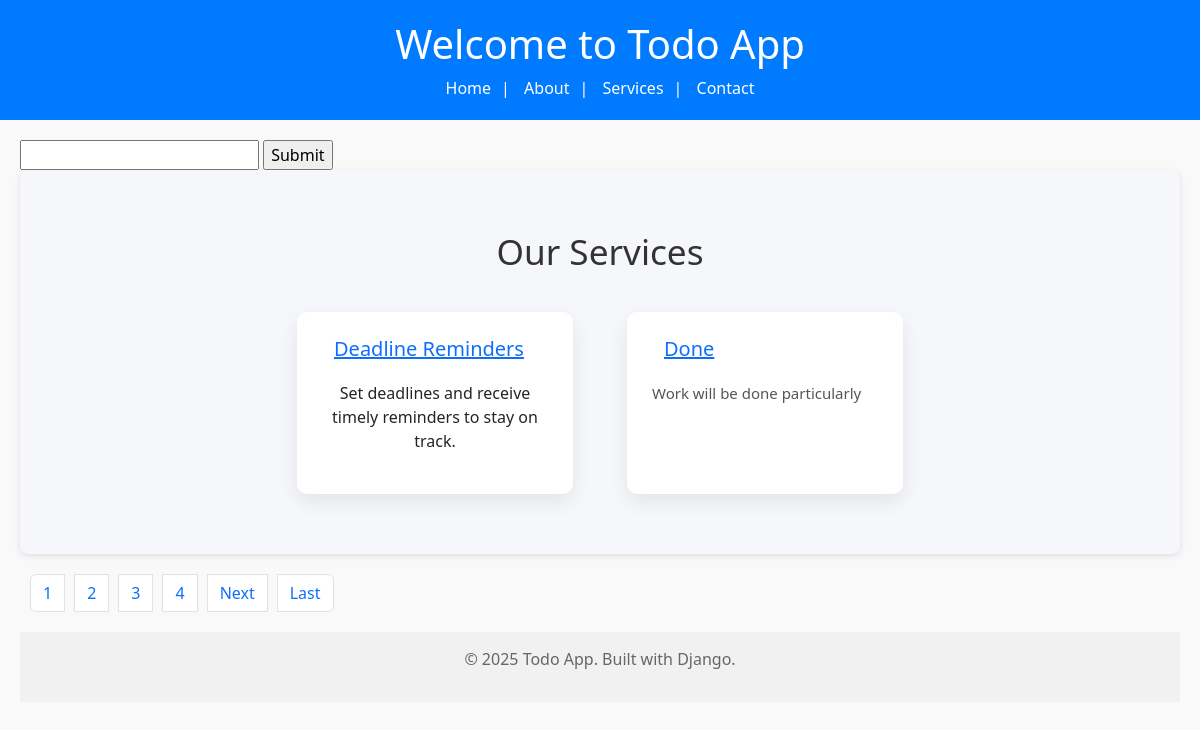
The app's page /service/ with its own data.
### service/models.py (models this page shows)
class Service(models.Model):
    service_icon=models.CharField(max_length=50)
    service_title=models.CharField(max_length=50)
    service_des=HTMLField()
    slug=AutoSlugField(unique=True,populate_from="service_title",null=True,default=None)

### learn/views.py (the view)
# urls.py: path('service/', views.service_view, name='service'),
def service_view(request):
    servicesData=Service.objects.all().order_by('service_title')
    paginator=Paginator(servicesData,2)
    page_number=request.GET.get('page')
    ServiceDataFinal=paginator.get_page(page_number)
    totalpage=ServiceDataFinal.paginator.num_pages
    if request.method=="GET":
        st=request.GET.get('servicename')
        if st!=None:
            servicesData=Service.objects.filter(service_title__icontains=st)
    data={
        'servicesData':ServiceDataFinal,
        'lastpage':totalpage,
        'totalpagelist':[n+1 for n in range (totalpage)]
    }
    return render(request, 'service.html',data)

### templates/service.html (shortened to what this page needs)
{% load static %}
{% include "header.html" %}
<!DOCTYPE html>
<html lang="en">
<head>
    <link rel="stylesheet" href="{% static 'css/style.css' %}">
</head>
<body>
    <main>
        <div class="col-12">
            <form method ="get">
                <input type="text" name="servicename" value=""/>
                <input type="submit" name="Search"/>
            </form>
        </div>
<section>
    <h3>Our Services</h3>
    <div class="row">
        {% for n in servicesData %}
        <div class="col-lg-4 col-md-6">
            <div class="single-feature mb-30">
                <div class="title">
                    <h4><a href="#">{{ n.service_title }}</a></h4>
                </div>
                <p>{{ n.service_des|safe }}</p>
            </div>
        </div>
        {% endfor %}
    </div>
</section>
<nav aria-label="...">
  <ul class="pagination">
    {%for n in totalpagelist%}
    <li class="page-item"><a class="page-link" href="/service/?page={{n}}">{{n}}</a></li>
    {%endfor%}
    {% if servicesData.has_next %}
     <li class="page-item">
      <a class="page-link" href="/service/?page={{servicesData.next_page_number}}">Next</a>
    </li>
    <li class="page-item">
      <a class="page-link" href="/service/?page={{lastpage}}">Last</a>
    </li>
    {%endif%}
  </ul>
</nav>
{% include "footer.html" %}

### static/css/style.css (style rules this page uses)
body { font-family: 'Segoe UI', Tahoma, Geneva, Verdana, sans-serif; background-color: #f9f9f9; margin: 0; padding: 0; }
nav a { color: white; margin: 0 10px; text-decoration: none; }
main { padding: 20px; }
section { background-color: #ffffff; margin-bottom: 20px; padding: 15px; border-radius: 8px; box-shadow: 0 2px 6px rgba(0, 0, 0, 0.1); }

### templates/service.html (style rules this page uses)
section { padding: 60px 20px; text-align: center; background-color: #f5f7fa; }
h3 { font-size: 2.2rem; margin-bottom: 40px; color: #333; }
.row { display: flex; flex-wrap: wrap; justify-content: center; gap: 30px; }
.col-lg-4, .col-md-6 { flex: 0 1 300px; }
.single-feature { background-color: #fff; border-radius: 10px; padding: 25px; box-shadow: 0 8px 20px rgba(0, 0, 0, 0.08); transition: transform 0.3s ease; height: 100%; }
.title { display: flex; align-items: center; justify-content: flex-start; gap: 12px; margin-bottom: 20px; }
.title h4 { font-size: 20px; margin: 0; color: #333; }
.single-feature p { color: #555; font-size: 15px; line-height: 1.6; text-align: left; }

### records on screen
Service: service_title "Deadline Reminders", service_des "Set deadlines and receive timely reminders to stay on track."
Service: service_title "Done", service_des "Work will be done particularly"

### other values on screen
{{ n }} "1" "2" "3" "4"
